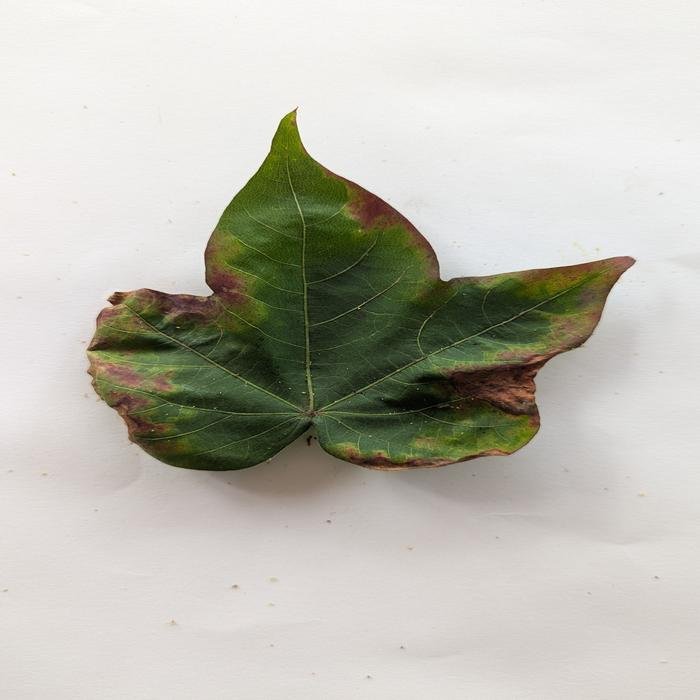
#> input picture backend/datasets/sample_leaves/real_cotton_leaf.png, 700 x 700 px, found by its file name
$ python build_validation_dataset_and_train.py   (older library calls are emulated)
#> lines starting #> are read from the running program, lines starting #| are printed output that depends on the picture
"""
AgroVision Cotton Leaf Validation Dataset Builder & ML Gate Trainer.
Builds a curated, diverse dataset of:
1. Cotton Leaves (5 stress classes + healthy from real field samples + botanical augmentations)
2. Non-Cotton Leaves (corn/maize, wheat, grass, tomato, potato, maple, citrus)
3. Unrelated Objects (cars, people, buildings, animals, landscapes, screenshots, documents, household items)
4. Low Quality (severely blurred, blank, low-resolution)

Extracts botanical foliar, morphological, and textural features.
Trains and evaluates a calibrated Botanical Cotton Leaf Validation Model on stratified Train/Val/Test splits.
Saves model to backend/models/cotton_leaf_gate_model.joblib.
"""

import os
import sys
import shutil
import ssl
import urllib.request
import numpy as np
import cv2
from PIL import Image, ImageFilter, ImageDraw, ImageFont
from sklearn.model_selection import train_test_split
from sklearn.ensemble import RandomForestClassifier, GradientBoostingClassifier
from sklearn.metrics import accuracy_score, precision_score, recall_score, f1_score, confusion_matrix, classification_report, roc_auc_score
import joblib

# Paths
BASE_DIR = os.path.abspath(os.path.join(os.path.dirname(__file__), "..", ".."))
DATASET_DIR = os.path.join(BASE_DIR, "datasets", "validation_dataset")
MODELS_DIR = os.path.join(BASE_DIR, "backend", "models")
TEST_ASSETS_DIR = os.path.join(BASE_DIR, "tests", "test_assets")

os.makedirs(DATASET_DIR, exist_ok=True)
os.makedirs(MODELS_DIR, exist_ok=True)
os.makedirs(TEST_ASSETS_DIR, exist_ok=True)

for sub in ["cotton_leaf", "non_cotton_leaf", "unrelated_object", "low_quality"]:
    os.makedirs(os.path.join(DATASET_DIR, sub), exist_ok=True)

ssl_ctx = ssl._create_unverified_context()
headers = {"User-Agent": "Mozilla/5.0 (Windows NT 10.0; Win64; x64) AppleWebKit/537.36"}

def download_image(url, save_path):
    if os.path.exists(save_path) and os.path.getsize(save_path) > 1000:
        return True
    try:
        req = urllib.request.Request(url, headers=headers)
        with urllib.request.urlopen(req, context=ssl_ctx, timeout=10) as r:
            data = r.read()
            with open(save_path, "wb") as f:
                f.write(data)
        # Verify valid image
        im = Image.open(save_path)
        im.verify()
        return True
    except Exception as e:
        print(f"Warning: Failed to download {url}: {e}")
        if os.path.exists(save_path):
            try: os.remove(save_path)
            except: pass
        return False

print("[1/5] Gathering base real cotton leaf images...")
source_cotton_images = [
    os.path.join(BASE_DIR, "datasets", "sample_leaves", "real_cotton_leaf.png"),
    os.path.join(BASE_DIR, "datasets", "sample_leaves", "0_healthy", "original_0031.jpg"),
    os.path.join(BASE_DIR, "datasets", "sample_leaves", "1_water_stress", "original_0199.png"),
    os.path.join(BASE_DIR, "datasets", "sample_leaves", "2_heat_stress", "original_0021.png"),
    os.path.join(BASE_DIR, "datasets", "sample_leaves", "3_nutrient_deficiency", "original_0031.jpg"),
    os.path.join(BASE_DIR, "datasets", "sample_leaves", "4_pollution", "original_0031.jpg"),
    os.path.join(BASE_DIR, "datasets", "sample_leaves", "cotton_macro_canopy.jpg"),
]

# Copy to test assets for Group A
test_asset_map = {
    "group_a_healthy.jpg": os.path.join(BASE_DIR, "datasets", "sample_leaves", "0_healthy", "original_0031.jpg"),
    "group_a_water_stress.png": os.path.join(BASE_DIR, "datasets", "sample_leaves", "1_water_stress", "original_0199.png"),
    "group_a_heat_stress.png": os.path.join(BASE_DIR, "datasets", "sample_leaves", "2_heat_stress", "original_0021.png"),
    "group_a_nutrient_deficiency.jpg": os.path.join(BASE_DIR, "datasets", "sample_leaves", "3_nutrient_deficiency", "original_0031.jpg"),
    "group_a_pollution.jpg": os.path.join(BASE_DIR, "datasets", "sample_leaves", "4_pollution", "original_0031.jpg"),
}
for name, src in test_asset_map.items():
    if os.path.exists(src):
        shutil.copy2(src, os.path.join(TEST_ASSETS_DIR, name))

# Generate augmented cotton leaf images (realistic transforms: rotations, flips, illumination, crops)
cotton_dir = os.path.join(DATASET_DIR, "cotton_leaf")
aug_count = 0
for idx, src in enumerate(source_cotton_images):
    if not os.path.exists(src):
        continue
    base_im = Image.open(src).convert("RGB")
#> base_im is the input picture: PIL image 700x700 RGB; mean R, G, B 189.9, 188.9, 178.9
    base_name = f"cotton_{idx}"
    base_im.save(os.path.join(cotton_dir, f"{base_name}_orig.jpg"), quality=95)
    aug_count += 1

    # Flips & Rotations
    for angle in [15, -15, 30, -30, 45, 90, 180, 270]:
        rot_im = base_im.rotate(angle, resample=Image.Resampling.BILINEAR, expand=False)
        rot_im.save(os.path.join(cotton_dir, f"{base_name}_rot{angle}.jpg"), quality=90)
        aug_count += 1
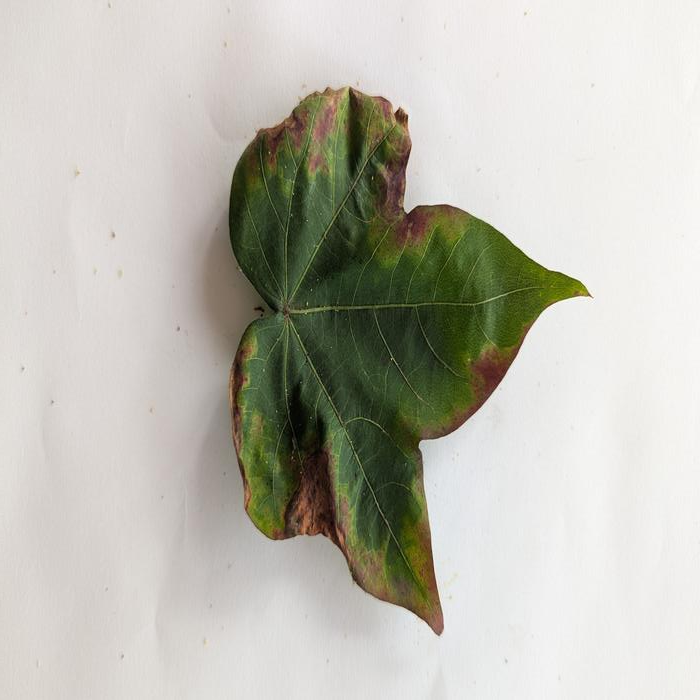
#> rot_im: PIL image 700x700 RGB; mean R, G, B 189.9, 188.9, 178.9
#> after the loop, aug_count = 9

    hf = base_im.transpose(Image.Transpose.FLIP_LEFT_RIGHT)
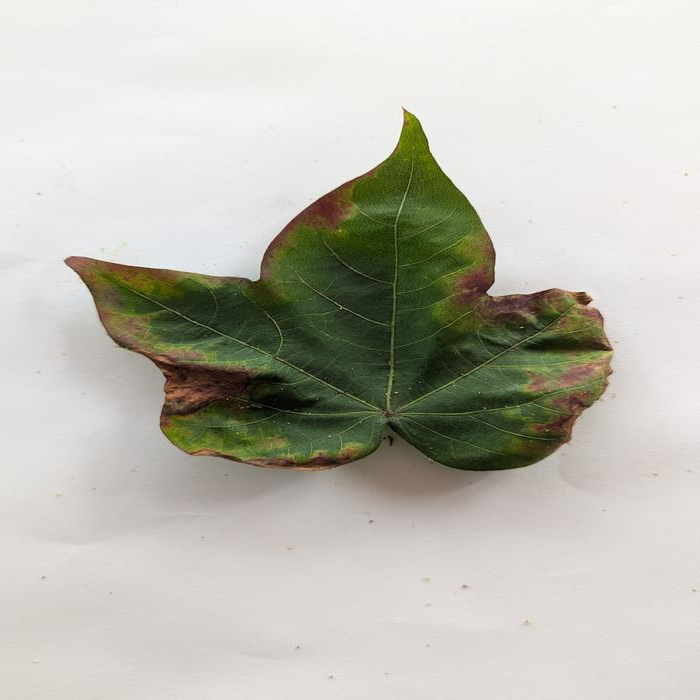
#> hf: PIL image 700x700 RGB; mean R, G, B 189.9, 188.9, 178.9
    hf.save(os.path.join(cotton_dir, f"{base_name}_fliph.jpg"), quality=90)
    aug_count += 1
#> aug_count = 10

    # Illumination & Saturation variations (overcast, direct sun, shadow)
    np_base = np.array(base_im, dtype=np.float32)
    brighter = np.clip(np_base * 1.15 + 10, 0, 255).astype(np.uint8)
    darker = np.clip(np_base * 0.85 - 10, 0, 255).astype(np.uint8)
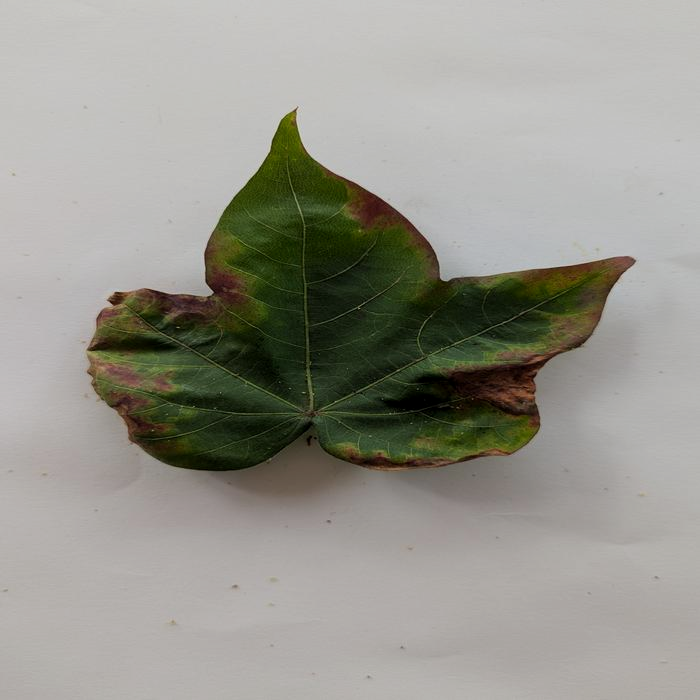
#> darker: shape (700, 700, 3); mean R, G, B 151, 150.1, 141.7
    Image.fromarray(brighter).save(os.path.join(cotton_dir, f"{base_name}_bright.jpg"), quality=90)
    Image.fromarray(darker).save(os.path.join(cotton_dir, f"{base_name}_dark.jpg"), quality=90)
    aug_count += 2
#> aug_count = 12

    # Saturation shift (lower for overcast/shade, higher for direct sun)
    hsv_im = cv2.cvtColor(np.array(base_im), cv2.COLOR_RGB2HSV).astype(np.float32)
    hsv_low_sat = hsv_im.copy()
    hsv_low_sat[:, :, 1] = np.clip(hsv_low_sat[:, :, 1] * 0.70, 0, 255)
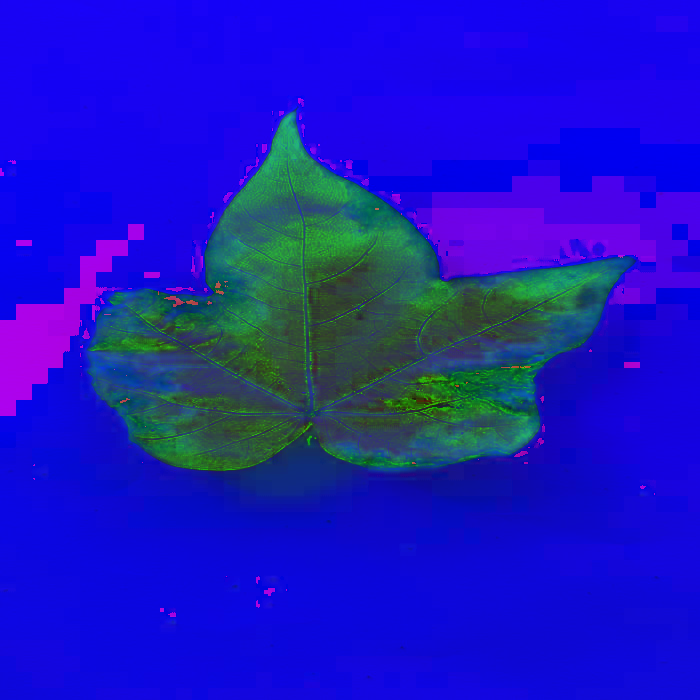
#> hsv_low_sat: shape (700, 700, 3) float32; mean R, G, B 27.4, 24.3, 192.5
    rgb_low_sat = cv2.cvtColor(hsv_low_sat.astype(np.uint8), cv2.COLOR_HSV2RGB)
    Image.fromarray(rgb_low_sat).save(os.path.join(cotton_dir, f"{base_name}_lowsat.jpg"), quality=90)
    aug_count += 1
#> aug_count = 13

    # White canvas background (simulating leaf on white paper / lab tray)
    w, h = base_im.size
#> w = 700; h = 700
    canvas_w, canvas_h = int(w * 1.25), int(h * 1.25)
#> canvas_w = 875; canvas_h = 875
    white_canvas = Image.new("RGB", (canvas_w, canvas_h), (250, 250, 250))
#> white_canvas: PIL image 875x875 RGB; every value is 250
    paste_x = (canvas_w - w) // 2
#> paste_x = 87
    paste_y = (canvas_h - h) // 2
#> paste_y = 87
    white_canvas.paste(base_im, (paste_x, paste_y))
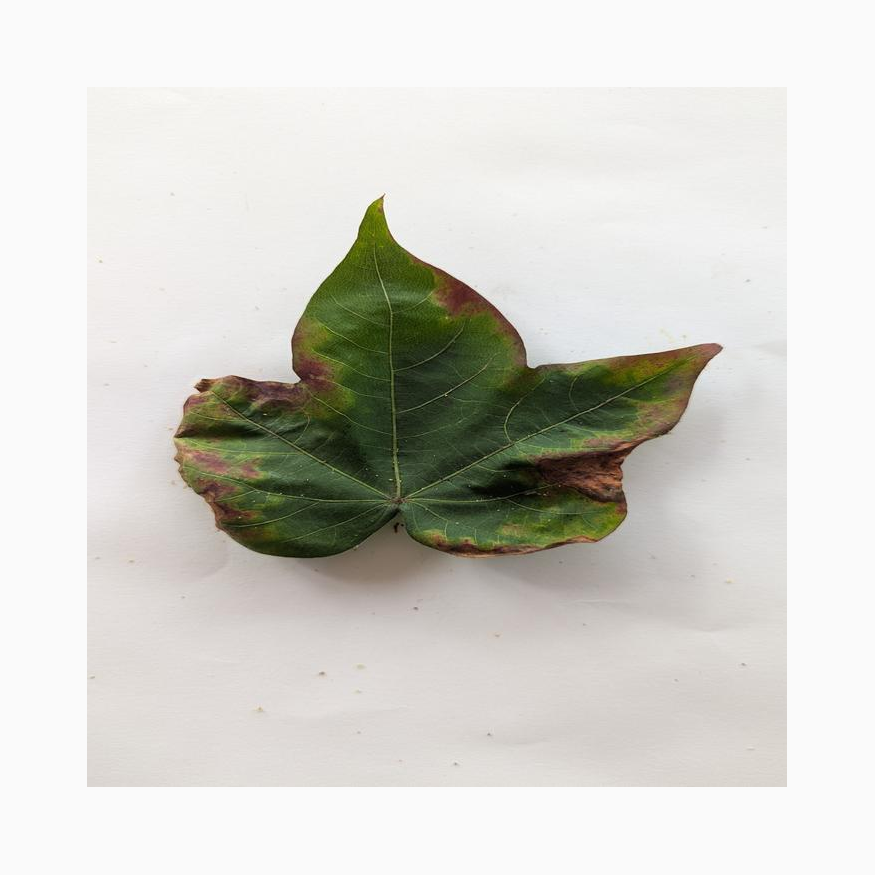
#> white_canvas: PIL image 875x875 RGB; mean R, G, B 211.5, 210.9, 204.5
    white_canvas.resize((w, h), Image.Resampling.LANCZOS).save(os.path.join(cotton_dir, f"{base_name}_whitebg.jpg"), quality=90)
    aug_count += 1
#> aug_count = 14

    # Multi-scale crops: both whole leaf and close-up macro views
    for scale in [0.65, 0.78, 0.88, 0.94]:
        nw, nh = int(w * scale), int(h * scale)
        left = (w - nw) // 2
        top = (h - nh) // 2
        cropped = base_im.crop((left, top, left + nw, top + nh)).resize((w, h), Image.Resampling.LANCZOS)
        cropped.save(os.path.join(cotton_dir, f"{base_name}_scale{int(scale*100)}.jpg"), quality=90)
        aug_count += 1
#> this loop made 4 passes
#> pass 1, `cropped = base_im.crop((left, top, left + nw, top + nh)).resize((w, h)..`:
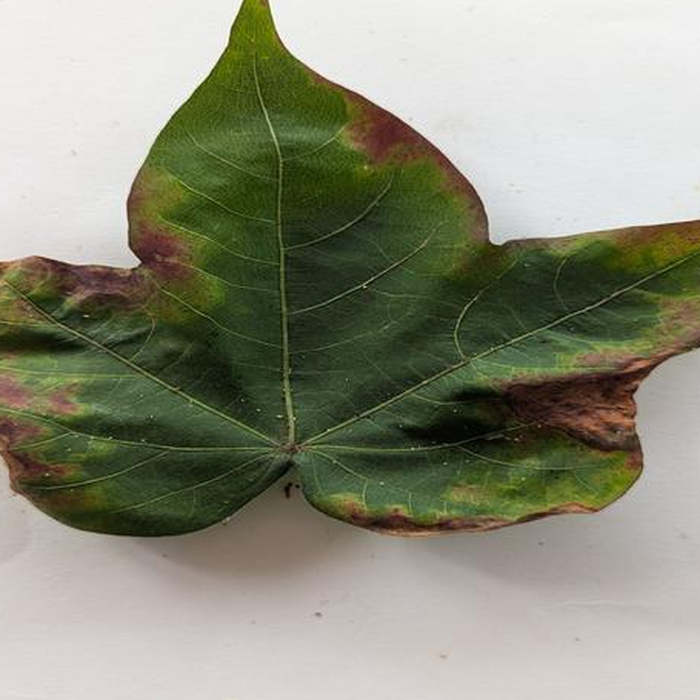
#> cropped: PIL image 700x700 RGB; mean R, G, B 140.1, 141.9, 123.2
#> after the loop:
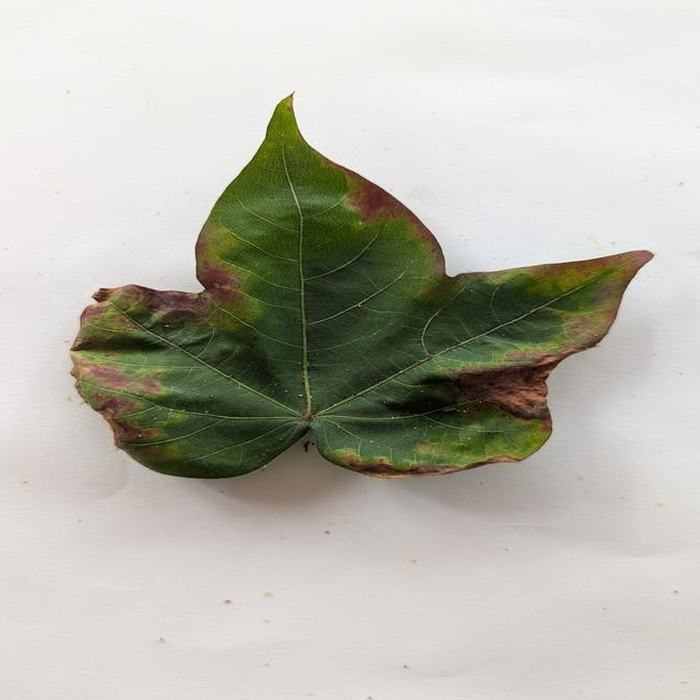
#> cropped: PIL image 700x700 RGB; mean R, G, B 184.4, 183.6, 172.7
#> after the loop, aug_count = 18
#> pass 2 of the loop `for idx, src in enumerate(source_cotton_images):`:
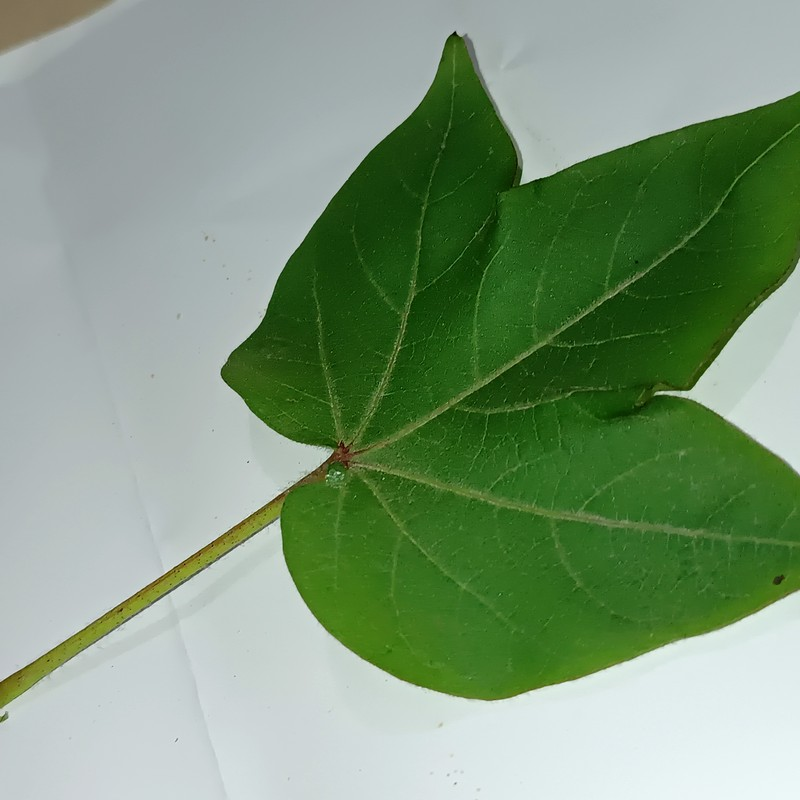
#> input picture datasets/sample_leaves/0_healthy/original_0031.jpg, 800 x 800 px
#> base_im is the input picture: PIL image 800x800 RGB; mean R, G, B 126.2, 152.1, 122.4
#> `aug_count += 1`: aug_count = 19
#> after the loop `for angle in [15, -15, 30, -30, 45, 90, 180, 270]:`:
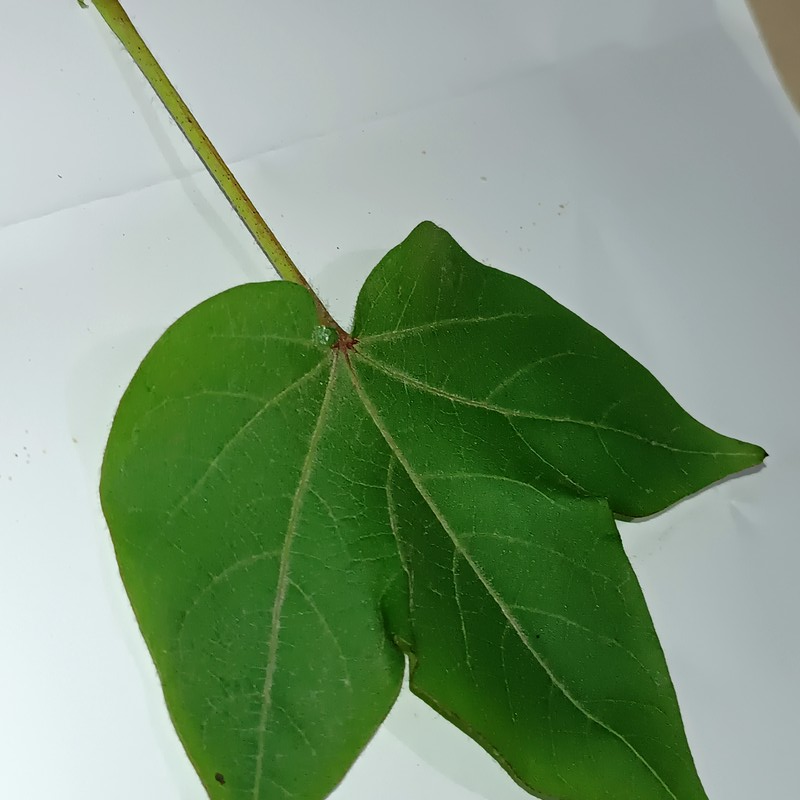
#> rot_im: PIL image 800x800 RGB; mean R, G, B 126.2, 152.1, 122.4
#> after the loop `for angle in [15, -15, 30, -30, 45, 90, 180, 270]:`: aug_count = 27
#> hf: PIL image 800x800 RGB
#> `aug_count += 1`: aug_count = 28
#> np_base: shape (800, 800, 3) float32
#> brighter: shape (800, 800, 3)
#> darker: shape (800, 800, 3)
#> `aug_count += 2`: aug_count = 30
#> hsv_im: shape (800, 800, 3) float32
#> hsv_low_sat: shape (800, 800, 3) float32
#> rgb_low_sat: shape (800, 800, 3)
#> `aug_count += 1`: aug_count = 31
#> `aug_count += 1`: aug_count = 32
#> after the loop `for scale in [0.65, 0.78, 0.88, 0.94]:`:
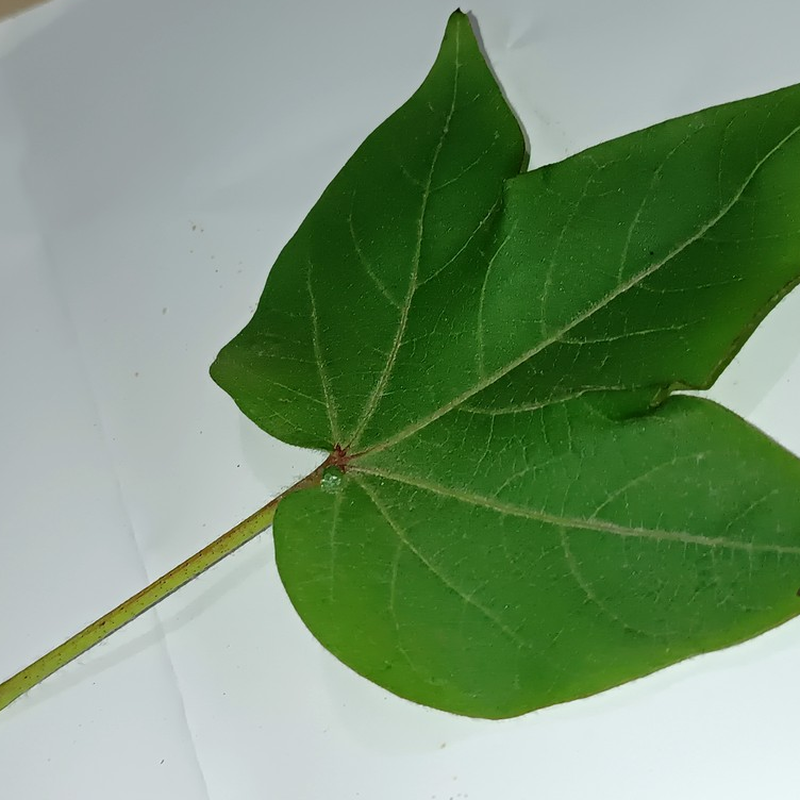
#> cropped: PIL image 800x800 RGB; mean R, G, B 120.3, 147.9, 115.5
#> after the loop `for scale in [0.65, 0.78, 0.88, 0.94]:`: aug_count = 36

print(f" -> Generated {aug_count} genuine/augmented cotton leaf images.")

print("[2/5] Downloading & creating negative images (non-cotton leaves, unrelated objects, low quality)...")

# Unrelated objects URLs (public high quality curated photos from Unsplash CDN)
unrelated_urls = [
    ("car_sedan.jpg", "https://images.unsplash.com/photo-1549399542-7e3f8b79c341?w=600"),
    ("car_sports.jpg", "https://images.unsplash.com/photo-1503376780353-7e6692767b70?w=600"),
    ("car_suv.jpg", "https://images.unsplash.com/photo-1533473359331-0135ef1b58bf?w=600"),
    ("building_glass.jpg", "https://images.unsplash.com/photo-1486406146926-c627a92ad1ab?w=600"),
    ("building_brick.jpg", "https://images.unsplash.com/photo-1513694203232-719a280e022f?w=600"),
    ("person_portrait.jpg", "https://images.unsplash.com/photo-1507003211169-0a1dd7228f2d?w=600"),
    ("person_female.jpg", "https://images.unsplash.com/photo-1494790108377-be9c29b29330?w=600"),
    ("animal_dog.jpg", "https://images.unsplash.com/photo-1543466835-00a7907e9de1?w=600"),
    ("animal_cat.jpg", "https://images.unsplash.com/photo-1514888286974-6c03e2ca1dba?w=600"),
    ("landscape_mountains.jpg", "https://images.unsplash.com/photo-1506744038136-46273834b3fb?w=600"),
    ("landscape_beach.jpg", "https://images.unsplash.com/photo-1507525428034-b723cf961d3e?w=600"),
    ("object_chair.jpg", "https://images.unsplash.com/photo-1580481077195-c3a8a37f714c?w=600"),
    ("object_coffee_mug.jpg", "https://images.unsplash.com/photo-1514432324607-a09d9b4aefdd?w=600"),
    ("object_laptop.jpg", "https://images.unsplash.com/photo-1496181133206-80ce9b88a853?w=600"),
]

unrelated_dir = os.path.join(DATASET_DIR, "unrelated_object")
for fname, url in unrelated_urls:
    p = os.path.join(unrelated_dir, fname)
    download_image(url, p)
#> pass 2 of the loop `for fname, url in unrelated_urls:`:
#> (the run stopped early here; a loop or call above may not have finished)
